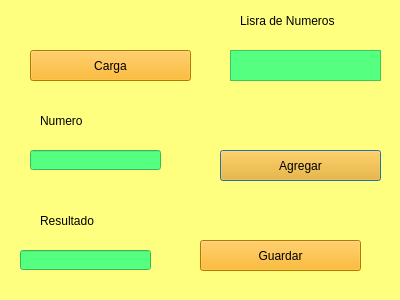
<?xml version="1.0" encoding="UTF-8"?>
<ui version="4.0">
 <class>Dialog</class>
 <widget class="QDialog" name="Dialog">
  <property name="geometry">
   <rect>
    <x>0</x>
    <y>0</y>
    <width>400</width>
    <height>300</height>
   </rect>
  </property>
  <property name="windowTitle">
   <string>Dialog</string>
  </property>
  <property name="styleSheet">
   <string notr="true">background-color: rgb(255, 255, 127);
border-color: rgb(85, 85, 0);
</string>
  </property>
  <widget class="QPushButton" name="btn_agregar">
   <property name="geometry">
    <rect>
     <x>220</x>
     <y>150</y>
     <width>161</width>
     <height>31</height>
    </rect>
   </property>
   <property name="styleSheet">
    <string notr="true">background-color: rgb(255, 170, 0);</string>
   </property>
   <property name="text">
    <string>Agregar</string>
   </property>
  </widget>
  <widget class="QLineEdit" name="txt_numero">
   <property name="geometry">
    <rect>
     <x>30</x>
     <y>150</y>
     <width>131</width>
     <height>20</height>
    </rect>
   </property>
   <property name="styleSheet">
    <string notr="true">background-color: rgb(85, 255, 127);</string>
   </property>
   <property name="text">
    <string/>
   </property>
  </widget>
  <widget class="QLabel" name="label">
   <property name="geometry">
    <rect>
     <x>40</x>
     <y>110</y>
     <width>71</width>
     <height>21</height>
    </rect>
   </property>
   <property name="styleSheet">
    <string notr="true">font: 16pt &quot;Franklin Gothic Medium Cond&quot;;</string>
   </property>
   <property name="text">
    <string>Numero</string>
   </property>
  </widget>
  <widget class="QLineEdit" name="txt_suma">
   <property name="geometry">
    <rect>
     <x>20</x>
     <y>250</y>
     <width>131</width>
     <height>20</height>
    </rect>
   </property>
   <property name="styleSheet">
    <string notr="true">background-color: rgb(85, 255, 127);</string>
   </property>
   <property name="text">
    <string/>
   </property>
  </widget>
  <widget class="QLabel" name="label_3">
   <property name="geometry">
    <rect>
     <x>40</x>
     <y>210</y>
     <width>101</width>
     <height>21</height>
    </rect>
   </property>
   <property name="styleSheet">
    <string notr="true">font: 16pt &quot;Franklin Gothic Medium Cond&quot;;</string>
   </property>
   <property name="text">
    <string>Resultado</string>
   </property>
  </widget>
  <widget class="QPushButton" name="btn_guardar">
   <property name="geometry">
    <rect>
     <x>200</x>
     <y>240</y>
     <width>161</width>
     <height>31</height>
    </rect>
   </property>
   <property name="styleSheet">
    <string notr="true">background-color: rgb(255, 170, 0);</string>
   </property>
   <property name="text">
    <string>Guardar</string>
   </property>
  </widget>
  <widget class="QPushButton" name="btn_cargar">
   <property name="geometry">
    <rect>
     <x>30</x>
     <y>50</y>
     <width>161</width>
     <height>31</height>
    </rect>
   </property>
   <property name="styleSheet">
    <string notr="true">background-color: rgb(255, 170, 0);</string>
   </property>
   <property name="text">
    <string>Carga</string>
   </property>
  </widget>
  <widget class="QTextEdit" name="txt_lista_numeros">
   <property name="geometry">
    <rect>
     <x>230</x>
     <y>50</y>
     <width>151</width>
     <height>31</height>
    </rect>
   </property>
   <property name="styleSheet">
    <string notr="true">background-color: rgb(85, 255, 127);
</string>
   </property>
  </widget>
  <widget class="QLabel" name="label_2">
   <property name="geometry">
    <rect>
     <x>240</x>
     <y>10</y>
     <width>151</width>
     <height>21</height>
    </rect>
   </property>
   <property name="styleSheet">
    <string notr="true">font: 16pt &quot;Franklin Gothic Medium Cond&quot;;</string>
   </property>
   <property name="text">
    <string>Lisra de Numeros</string>
   </property>
  </widget>
 </widget>
 <resources/>
 <connections/>
</ui>
